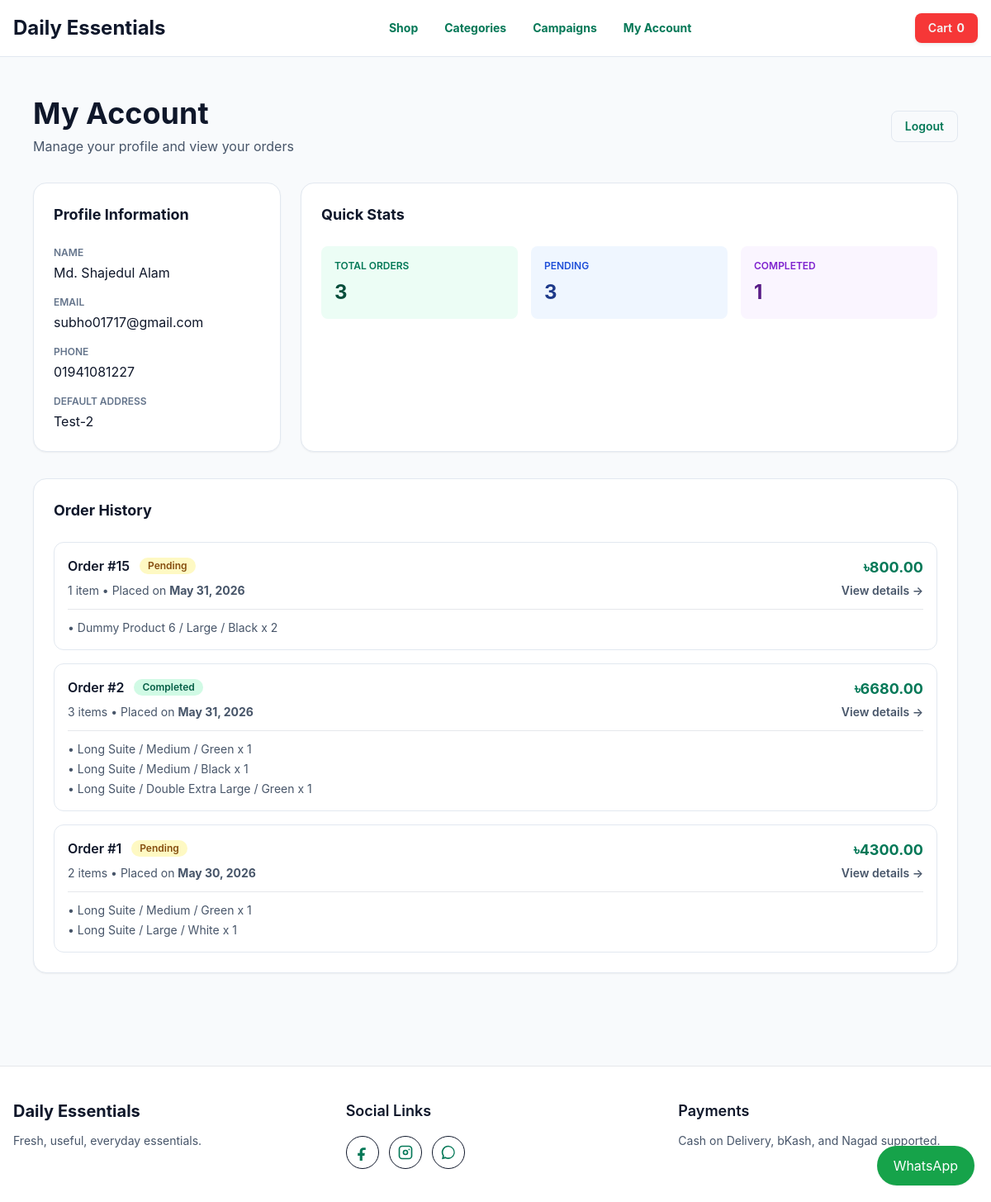
/account/ (signed in), run on the app's committed database.
### settings_manager/models.py (models this page shows, shortened)
class SEOFields(models.Model):
    seo_title = models.CharField(max_length=160, blank=True)
    meta_description = models.TextField(blank=True)
    meta_keywords = models.CharField(max_length=255, blank=True)
    og_image = models.ImageField(upload_to="seo/", blank=True, null=True)
    class Meta:
        abstract = True

class SiteSettings(SEOFields):
    site_name = models.CharField(
        max_length=120,
        default="Daily Essentials"
    )
    show_product_shipping_info = models.BooleanField(
        default=True,
        help_text="Show shipping and returns information on product detail pages"
    )
    show_free_shipping_info = models.BooleanField(
        default=True,
        help_text="Show 'Free shipping' message"
    )
    show_cash_on_delivery_info = models.BooleanField(
        default=True,
        help_text="Show 'Cash on delivery' message"
    )
    cod_order_max_amount = models.DecimalField(
        max_digits=10,
        decimal_places=2,
        default=Decimal("0.00"),
        help_text="Maximum order total allowed for Cash on Delivery. Set to 0 to allow COD for all orders.",
    )
    max_orders_per_phone_per_day = models.PositiveIntegerField(
        default=0,
        help_text="Maximum number of orders allowed per phone number in 24 hours. Set 0 to allow unlimited orders.",
    )
    show_easy_returns_info = models.BooleanField(
        default=True,
        help_text="Show 'Easy returns' message"
    )
    primary_color = models.CharField(
        max_length=7,
        default="#047857"
    )
    secondary_color = models.CharField(
        max_length=7,
        default="#0f172a"
    )
    accent_color = models.CharField(
        max_length=7,
        default="#e11d48"
    )
    facebook_pixel_id = models.CharField(
        max_length=80,
        blank=True
    )
    google_analytics_id = models.CharField(
        max_length=80,
        blank=True
    )
    custom_header_scripts = models.TextField(blank=True)
    custom_footer_scripts = models.TextField(blank=True)
    facebook_url = models.URLField(blank=True)
    instagram_url = models.URLField(blank=True)
    tiktok_url = models.URLField(blank=True)
    youtube_url = models.URLField(blank=True)
    whatsapp_number = models.CharField(
        max_length=32,
        blank=True
    )
    email_enabled = models.BooleanField(default=False)
    class Meta:
        verbose_name = "Site Settings"
        verbose_name_plural = "Site Settings"
    @classmethod
    def load(cls):
        obj, _ = cls.objects.get_or_create(pk=1)
        return obj

### customers/models.py (models this page shows, shortened)
class CustomerProfile(models.Model):
    user = models.OneToOneField(settings.AUTH_USER_MODEL, on_delete=models.CASCADE, related_name="customer_profile")
    phone = models.CharField(max_length=30, blank=True)
    shipping_address = models.TextField(blank=True)
    password_setup_completed = models.BooleanField(default=False)

### orders/models.py (models this page shows, shortened)
class Order(models.Model):
    class Status(models.TextChoices):
        PENDING = "pending", "Pending"
        CONFIRMED = "confirmed", "Confirmed"
        PROCESSING = "processing", "Processing"
        SHIPPED = "shipped", "Shipped"
        DELIVERED = "delivered", "Delivered"
        COMPLETED = "completed", "Completed"
        CANCELLED = "cancelled", "Cancelled"
    class PaymentMethod(models.TextChoices):
        COD = "cod", "Cash on Delivery"
        BKASH = "bkash", "bKash Manual Payment"
        NAGAD = "nagad", "Nagad Manual Payment"
    customer = models.ForeignKey(settings.AUTH_USER_MODEL, on_delete=models.SET_NULL, blank=True, null=True, related_name="orders")
    full_name = models.CharField(max_length=120)
    phone = models.CharField(max_length=30)
    email = models.EmailField(blank=True)
    shipping_address = models.TextField()
    status = models.CharField(max_length=20, choices=Status.choices, default=Status.PENDING)
    payment_method = models.CharField(max_length=20, choices=PaymentMethod.choices, default=PaymentMethod.COD)
    transaction_id = models.CharField(max_length=120, blank=True)
    payment_verified = models.BooleanField(default=False)
    shipping_area = models.ForeignKey(ShippingArea, on_delete=models.SET_NULL, null=True, blank=True, related_name="orders")
    shipping_cost = models.DecimalField(max_digits=10, decimal_places=2, default=Decimal("0.00"))
    subtotal = models.DecimalField(max_digits=10, decimal_places=2, default=Decimal("0.00"))
    promo_code = models.CharField(max_length=40, blank=True)
    discount_amount = models.DecimalField(max_digits=10, decimal_places=2, default=Decimal("0.00"))
    total = models.DecimalField(max_digits=10, decimal_places=2, default=Decimal("0.00"))
    purchase_pixel_pending = models.BooleanField(default=False)
    purchase_pixel_fired = models.BooleanField(default=False)
    created_at = models.DateTimeField(auto_now_add=True)
    updated_at = models.DateTimeField(auto_now=True)
    class Meta:
        ordering = ["-created_at"]
    def get_absolute_url(self):
        return reverse("orders:detail", args=[self.pk])

class OrderItem(models.Model):
    order = models.ForeignKey(Order, on_delete=models.CASCADE, related_name="items")
    product = models.ForeignKey(Product, on_delete=models.PROTECT)
    product_name = models.CharField(max_length=180)
    sku = models.CharField(max_length=80)
    selected_size = models.CharField(max_length=60, blank=True)
    selected_color = models.CharField(max_length=60, blank=True)
    quantity = models.PositiveIntegerField(default=1)
    price = models.DecimalField(max_digits=10, decimal_places=2)

### customers/views.py (the view)
# urls.py: path("", views.dashboard, name="dashboard"),
@login_required
def dashboard(request):
    orders = Order.objects.filter(customer=request.user).prefetch_related("items").order_by("-created_at")
    completed_orders_count = orders.filter(status=Order.Status.COMPLETED).count()
    return render(request, "customers/dashboard.html", {
        "orders": orders,
        "completed_orders_count": completed_orders_count,
        "page_title": "Dashboard"
    })

### templates/customers/dashboard.html (shortened to what this page needs)
{% extends "base.html" %}
{% block content %}
<section class="mx-auto max-w-6xl px-4 py-12">
  <div class="mb-8 flex items-center justify-between">
    <div>
      <h1 class="text-4xl font-bold">My Account</h1>
      <p class="mt-2 text-slate-600">Manage your profile and view your orders</p>
    </div>
    <a href="{% url 'customers:logout' %}" class="rounded-lg border border-slate-200 px-4 py-2 text-sm font-semibold text-slate-700 transition hover:bg-slate-50">Logout</a>
  </div>
  <div class="mb-8 grid gap-6 lg:grid-cols-[300px_1fr]">
    <div class="rounded-2xl border border-slate-200 bg-white p-6 shadow-sm">
      <h2 class="text-lg font-bold text-slate-900">Profile Information</h2>
      <div class="mt-6 space-y-4">
        <div>
          <p class="text-xs font-semibold uppercase text-slate-500">Name</p>
          <p class="mt-1 text-slate-900">{{ request.user.get_full_name|default:request.user.username }}</p>
        </div>
        <div>
          <p class="text-xs font-semibold uppercase text-slate-500">Email</p>
          <p class="mt-1 text-slate-900">{{ request.user.email }}</p>
        </div>
        {% if request.user.customer_profile.phone %}
          <div>
            <p class="text-xs font-semibold uppercase text-slate-500">Phone</p>
            <p class="mt-1 text-slate-900">{{ request.user.customer_profile.phone }}</p>
          </div>
        {% endif %}
        {% if request.user.customer_profile.shipping_address %}
          <div>
            <p class="text-xs font-semibold uppercase text-slate-500">Default Address</p>
            <p class="mt-1 text-slate-900">{{ request.user.customer_profile.shipping_address|truncatewords:20 }}</p>
          </div>
        {% endif %}
      </div>
    </div>
    <div class="rounded-2xl border border-slate-200 bg-white p-6 shadow-sm">
      <h2 class="text-lg font-bold text-slate-900">Quick Stats</h2>
      <div class="mt-6 grid grid-cols-3 gap-4">
        <div class="rounded-lg bg-emerald-50 p-4">
          <p class="text-xs font-semibold uppercase text-emerald-700">Total Orders</p>
          <p class="mt-2 text-2xl font-bold text-emerald-900">{{ orders|length }}</p>
        </div>
        <div class="rounded-lg bg-blue-50 p-4">
          <p class="text-xs font-semibold uppercase text-blue-700">Pending</p>
          <p class="mt-2 text-2xl font-bold text-blue-900">{{ orders|dictsort:"status"|length }}</p>
        </div>
        <div class="rounded-lg bg-purple-50 p-4">
          <p class="text-xs font-semibold uppercase text-purple-700">Completed</p>
          <p class="mt-2 text-2xl font-bold text-purple-900">{{ completed_orders_count }}</p>
        </div>
      </div>
    </div>
  </div>
  <div class="rounded-2xl border border-slate-200 bg-white p-6 shadow-sm">
    <h2 class="text-lg font-bold text-slate-900">Order History</h2>
    {% if orders %}
      <div class="mt-6 grid gap-4 !bg-white">
        {% for order in orders %}
          <a href="{{ order.get_absolute_url }}" class=" rounded-xl border border-slate-200 p-4 transition hover:bg-slate-50 group">
            <div class="flex flex-col justify-between gap-4 md:flex-row md:items-center ">
              <div class="flex-1 ">
                <div class="flex items-center gap-3 ">
                  <h3 class="font-semibold text-slate-900 ">Order #{{ order.pk }}</h3>
                  <span class="inline-block rounded-full px-2.5 py-0.5 text-xs font-semibold
                    {% if order.status == 'pending' %}bg-yellow-100 text-yellow-800
                    {% elif order.status == 'confirmed' %}bg-blue-100 text-blue-800
                    {% elif order.status == 'processing' %}bg-blue-100 text-blue-800
                    {% elif order.status == 'shipped' %}bg-purple-100 text-purple-800
                    {% elif order.status == 'delivered' %}bg-green-100 text-green-800
                    {% elif order.status == 'completed' %}bg-emerald-100 text-emerald-800
                    {% elif order.status == 'cancelled' %}bg-red-100 text-red-800
                    {% endif %}">
                    {{ order.get_status_display }}
                  </span>
                </div>
                <p class="mt-2 text-sm text-slate-600">
                  {% if order.items.all %}
                    {{ order.items.count }} item{{ order.items.count|pluralize }} •
                  {% endif %}
                  Placed on <strong>{{ order.created_at|date:"M d, Y" }}</strong>
                </p>
              </div>
              <div class="text-right">
                <p class="text-lg font-bold text-emerald-700">৳{{ order.total }}</p>
                <p class="mt-1 text-sm font-semibold text-slate-600 group-hover:text-emerald-700">View details →</p>
              </div>
            </div>
            {% if order.items.all %}
              <div class="mt-3 border-t pt-3">
                <div class="space-y-1">
                  {% for item in order.items.all|slice:":3" %}
                    <p class="text-sm text-slate-600">
                      • {{ item.product_name }}{% if item.selected_size %} / {{ item.selected_size }}{% endif %}{% if item.selected_color %} / {{ item.selected_color }}{% endif %} x {{ item.quantity }}
                    </p>
                  {% endfor %}
                </div>
              </div>
            {% endif %}
          </a>
        {% endfor %}
      </div>
    {% endif %}
  </div>
</section>
{% endblock %}

### templates/base.html (shortened to what this page needs)
{% load static %}
<!doctype html>
<html lang="en">
<head>
  <script src="https://cdn.tailwindcss.com"></script>
  <link rel="stylesheet" href="{% static 'css/site.css' %}">
</head>
<body class="site-theme">
  <header class="site-navbar sticky top-0 z-50 border-b border-slate-200">
    <div class="mx-auto flex max-w-7xl items-center justify-between px-4 py-4">
      <a href="{% url 'home' %}" class="site-brand text-2xl font-bold">
        {{ site_settings.site_name }}
      </a>
      <nav class="hidden items-center gap-8 text-sm font-medium md:flex">
        <a href="{% url 'products:shop' %}" class="site-nav-link">
          Shop
        </a>
        <a href="{% url 'categories:list' %}" class="site-nav-link">
          Categories
        </a>
        <a href="{% url 'campaigns:list' %}" class="site-nav-link">
          Campaigns
        </a>
        {% if user.is_authenticated %}
          <a href="{% url 'customers:dashboard' %}" class="site-nav-link">
            My Account
          </a>
        {% else %}
          <a href="{% url 'customers:login' %}" class="site-nav-link">
            Login
          </a>
        {% endif %}
      </nav>
      <div class="flex items-center gap-3">
          <a href="{% url 'cart:detail' %}" class="site-cart-btn rounded-lg px-4 py-2 text-sm font-semibold transition">
              <span class="hidden sm:inline">Cart </span>
              <span class="font-bold">{{ cart_item_count }}</span>
          </a>
      </div>
    </div>
  </header>
  <main id="main-content" tabindex="-1">
    {% block content %}
    {% endblock %}
  </main>
  <footer class="site-footer mt-16 border-t">
    <div class="mx-auto grid max-w-7xl gap-10 px-4 py-10 md:grid-cols-3">
      <div>
        <h2 class="site-footer-heading text-xl font-bold">
          {{ site_settings.site_name }}
        </h2>
        <p class="mt-3 text-sm">
          Fresh, useful, everyday essentials.
        </p>
      </div>
      <div>
        <h3 class="site-footer-heading text-lg font-semibold">
          Social Links
        </h3>
        <div class="mt-4 flex flex-wrap gap-3">
          {% if site_settings.facebook_url %}
            <a href="{{ site_settings.facebook_url }}"
              class="social-icon-link"
              aria-label="Facebook"
              target="_blank"
              rel="noopener">
              <svg viewBox="0 0 24 24" fill="currentColor" class="h-5 w-5">
                <path d="M14 8.5h2.5V5.2A17 17 0 0 0 13.3 5C10.1 5 8 6.9 8 10.3V13H5v3.7h3V24h3.8v-7.3h3l.5-3.7h-3.5v-2.3c0-1.1.3-2.2 2.2-2.2Z"/>
              </svg>
            </a>
          {% endif %}
          {% if site_settings.instagram_url %}
            <a href="{{ site_settings.instagram_url }}"
              class="social-icon-link"
              aria-label="Instagram"
              target="_blank"
              rel="noopener">
            </a>
          {% endif %}
          {% if site_settings.whatsapp_number %}
            <a href="https://wa.me/{{ site_settings.whatsapp_number }}"
              class="social-icon-link"
              aria-label="WhatsApp"
              target="_blank"
              rel="noopener">
              <svg viewBox="0 0 24 24" fill="currentColor" class="h-5 w-5">
                <path d="M12 2a9.8 9.8 0 0 0-8.4 14.9L2.4 22l5.2-1.2A9.8 9.8 0 1 0 12 2Zm0 2a7.8 7.8 0 0 1 0 15.6 7.7 7.7 0 0 1-4-1.1l-.4-.2-2.4.6.6-2.4-.3-.4A7.8 7.8 0 0 1 12 4Z"/>
              </svg>
            </a>
          {% endif %}
        </div>
      </div>
      <div>
        <h3 class="site-footer-heading text-lg font-semibold">
          Payments
        </h3>
        <p class="mt-3 text-sm">
          Cash on Delivery, bKash, and Nagad supported.
        </p>
      </div>
    </div>
  </footer>
  {% if site_settings.whatsapp_number %}
    <a href="https://wa.me/{{ site_settings.whatsapp_number }}" style="color: white;"
       class="fixed bottom-5 right-5 z-50 rounded-full px-5 py-3 bg-green-600 shadow-sm hover:scale-105 hover:shadow-md transition-all duration-200">
      WhatsApp
    </a>
  {% endif %}
</body>
</html>

### data on the page
SiteSettings: site_name "Daily Essentials"
Order: pk "15", status "Pending", items.count "1", created_at "May 31, 2026", total "800.00"
OrderItem: product_name "Dummy Product 6", selected_size "Large", selected_color "Black", quantity "2"
Order: pk "2", status "Completed", items.count "3", created_at "May 31, 2026", total "6680.00"
OrderItem: product_name "Long Suite", selected_size "Medium", selected_color "Green", quantity "1"
OrderItem: product_name "Long Suite", selected_size "Medium", selected_color "Black", quantity "1"
OrderItem: product_name "Long Suite", selected_size "Double Extra Large", selected_color "Green", quantity "1"
Order: pk "1", status "Pending", items.count "2", created_at "May 30, 2026", total "4300.00"
OrderItem: product_name "Long Suite", selected_size "Medium", selected_color "Green", quantity "1"
OrderItem: product_name "Long Suite", selected_size "Large", selected_color "White", quantity "1"

### other printed values
{{ cart_item_count }} "0"
{{ request.user.get_full_name|default:request.user.username }} "Md. Shajedul Alam"
{{ request.user.email }} "subho01717@gmail.com"
{{ request.user.customer_profile.phone }} "01941081227"
{{ request.user.customer_profile.shipping_address|truncatewords:20 }} "Test-2"
{{ orders|length }} "3"
{{ orders|dictsort:"status"|length }} "3"
{{ completed_orders_count }} "1"
